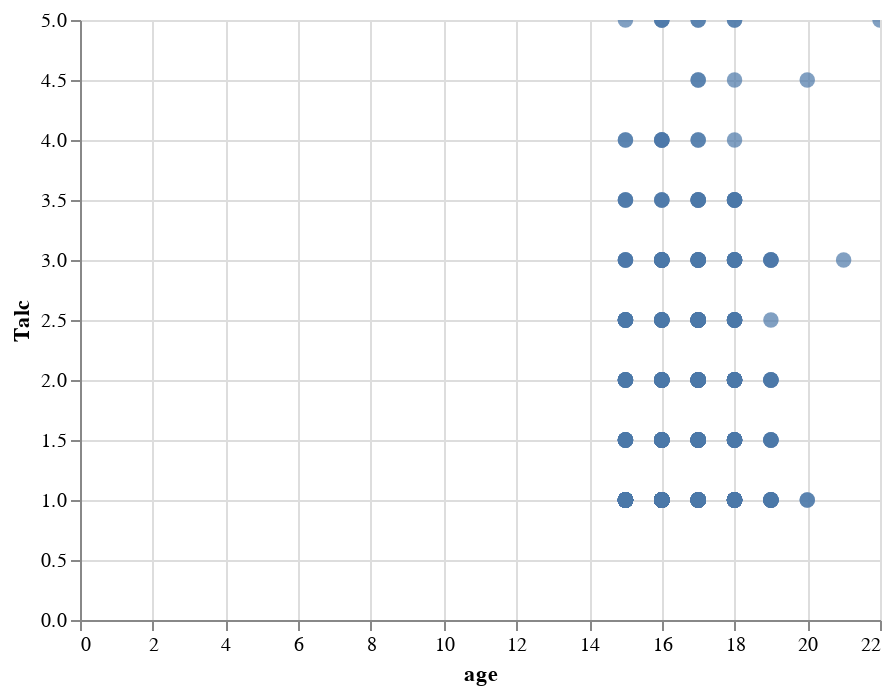

Source (notebook cell):
### Markdown cell above
**Graphs nuage de points de la consomation d'alcool dans la semaine et pendant le week-end en fonction de l'age des étudiants en maths**

### Code cell
alt.Chart(df_math).mark_circle(size=60).encode(
    x='age',
    y='Talc',
    tooltip=['GS', 'health',]
).interactive()

### Figure 1 — Vega-Lite specification as saved in the notebook (floating-point values rounded to 4 significant figures; data arrays with more than 128 entries replaced by an {"elided": "..."} marker saying what was removed)
{"config": {"view": {"continuousWidth": 400, "continuousHeight": 300}}, "data": {"name": "data-ec0e9fa210213fdf0b611ae810d4f39c"}, "mark": {"type": "circle", "size": 60}, "encoding": {"tooltip": [{"type": "quantitative", "field": "GS"}, {"type": "quantitative", "field": "health"}], "x": {"type": "quantitative", "field": "age"}, "y": {"type": "quantitative", "field": "Talc"}}, "selection": {"selector004": {"type": "interval", "bind": "scales", "encodings": ["x", "y"]}}, "$schema": "https://vega.github.io/schema/vega-lite/v4.8.1.json", "datasets": {"data-ec0e9fa210213fdf0b611ae810d4f39c": {"elided": "395 records"}}}
